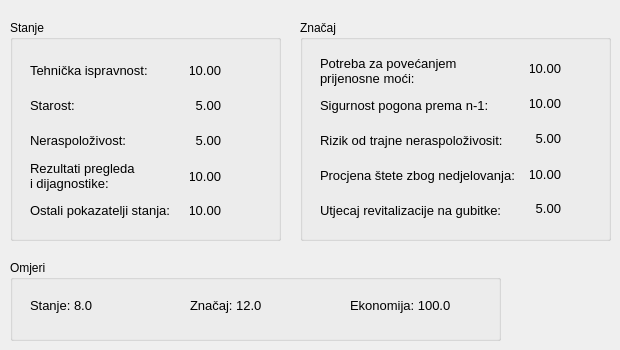
   <widget class="QWidget" name="tabLine">
    <attribute name="title">
     <string>Dalekovodi i kabeli</string>
    </attribute>
    <widget class="QGroupBox" name="gbLineCondition">
     <property name="geometry">
      <rect>
       <x>10</x>
       <y>20</y>
       <width>271</width>
       <height>221</height>
      </rect>
     </property>
     <property name="title">
      <string>Stanje</string>
     </property>
     <widget class="QLabel" name="label">
      <property name="geometry">
       <rect>
        <x>20</x>
        <y>42</y>
        <width>131</width>
        <height>16</height>
       </rect>
      </property>
      <property name="font">
       <font>
        <pointsize>10</pointsize>
       </font>
      </property>
      <property name="text">
       <string>Tehnička ispravnost:</string>
      </property>
     </widget>
     <widget class="QLabel" name="label_2">
      <property name="geometry">
       <rect>
        <x>20</x>
        <y>77</y>
        <width>131</width>
        <height>16</height>
       </rect>
      </property>
      <property name="font">
       <font>
        <pointsize>10</pointsize>
       </font>
      </property>
      <property name="text">
       <string>Starost:</string>
      </property>
     </widget>
     <widget class="QLabel" name="label_3">
      <property name="geometry">
       <rect>
        <x>20</x>
        <y>112</y>
        <width>131</width>
        <height>16</height>
       </rect>
      </property>
      <property name="font">
       <font>
        <pointsize>10</pointsize>
       </font>
      </property>
      <property name="text">
       <string>Neraspoloživost:</string>
      </property>
     </widget>
     <widget class="QLabel" name="label_4">
      <property name="geometry">
       <rect>
        <x>20</x>
        <y>140</y>
        <width>131</width>
        <height>32</height>
       </rect>
      </property>
      <property name="font">
       <font>
        <pointsize>10</pointsize>
       </font>
      </property>
      <property name="text">
       <string>Rezultati pregleda
i dijagnostike:</string>
      </property>
     </widget>
     <widget class="QLabel" name="label_5">
      <property name="geometry">
       <rect>
        <x>20</x>
        <y>182</y>
        <width>151</width>
        <height>16</height>
       </rect>
      </property>
      <property name="font">
       <font>
        <pointsize>10</pointsize>
       </font>
      </property>
      <property name="text">
       <string>Ostali pokazatelji stanja:</string>
      </property>
     </widget>
     <widget class="QLabel" name="lbl3">
      <property name="geometry">
       <rect>
        <x>180</x>
        <y>112</y>
        <width>31</width>
        <height>16</height>
       </rect>
      </property>
      <property name="font">
       <font>
        <pointsize>10</pointsize>
       </font>
      </property>
      <property name="text">
       <string>5.00</string>
      </property>
      <property name="alignment">
       <set>Qt::AlignRight|Qt::AlignTrailing|Qt::AlignVCenter</set>
      </property>
     </widget>
     <widget class="QLabel" name="lbl2">
      <property name="geometry">
       <rect>
        <x>180</x>
        <y>77</y>
        <width>31</width>
        <height>16</height>
       </rect>
      </property>
      <property name="font">
       <font>
        <pointsize>10</pointsize>
       </font>
      </property>
      <property name="text">
       <string>5.00</string>
      </property>
      <property name="alignment">
       <set>Qt::AlignRight|Qt::AlignTrailing|Qt::AlignVCenter</set>
      </property>
     </widget>
     <widget class="QLabel" name="lbl1">
      <property name="geometry">
       <rect>
        <x>180</x>
        <y>42</y>
        <width>31</width>
        <height>16</height>
       </rect>
      </property>
      <property name="font">
       <font>
        <pointsize>10</pointsize>
       </font>
      </property>
      <property name="text">
       <string>10.00</string>
      </property>
      <property name="alignment">
       <set>Qt::AlignRight|Qt::AlignTrailing|Qt::AlignVCenter</set>
      </property>
     </widget>
     <widget class="QLabel" name="lbl5">
      <property name="geometry">
       <rect>
        <x>180</x>
        <y>182</y>
        <width>31</width>
        <height>16</height>
       </rect>
      </property>
      <property name="font">
       <font>
        <pointsize>10</pointsize>
       </font>
      </property>
      <property name="text">
       <string>10.00</string>
      </property>
      <property name="alignment">
       <set>Qt::AlignRight|Qt::AlignTrailing|Qt::AlignVCenter</set>
      </property>
     </widget>
     <widget class="QLabel" name="lbl4">
      <property name="geometry">
       <rect>
        <x>180</x>
        <y>140</y>
        <width>31</width>
        <height>32</height>
       </rect>
      </property>
      <property name="font">
       <font>
        <pointsize>10</pointsize>
       </font>
      </property>
      <property name="text">
       <string>10.00</string>
      </property>
      <property name="alignment">
       <set>Qt::AlignRight|Qt::AlignTrailing|Qt::AlignVCenter</set>
      </property>
     </widget>
    </widget>
    <widget class="QGroupBox" name="gbLineSignificance">
     <property name="geometry">
      <rect>
       <x>300</x>
       <y>20</y>
       <width>311</width>
       <height>221</height>
      </rect>
     </property>
     <property name="title">
      <string>Značaj</string>
     </property>
     <widget class="QLabel" name="label_6">
      <property name="geometry">
       <rect>
        <x>20</x>
        <y>35</y>
        <width>151</width>
        <height>32</height>
       </rect>
      </property>
      <property name="font">
       <font>
        <pointsize>10</pointsize>
       </font>
      </property>
      <property name="text">
       <string>Potreba za povećanjem
prijenosne moći:</string>
      </property>
     </widget>
     <widget class="QLabel" name="label_7">
      <property name="geometry">
       <rect>
        <x>20</x>
        <y>77</y>
        <width>181</width>
        <height>16</height>
       </rect>
      </property>
      <property name="font">
       <font>
        <pointsize>10</pointsize>
       </font>
      </property>
      <property name="text">
       <string>Sigurnost pogona prema n-1:</string>
      </property>
     </widget>
     <widget class="QLabel" name="label_8">
      <property name="geometry">
       <rect>
        <x>20</x>
        <y>112</y>
        <width>191</width>
        <height>16</height>
       </rect>
      </property>
      <property name="font">
       <font>
        <pointsize>10</pointsize>
       </font>
      </property>
      <property name="text">
       <string>Rizik od trajne neraspoloživosit:</string>
      </property>
     </widget>
     <widget class="QLabel" name="label_9">
      <property name="geometry">
       <rect>
        <x>20</x>
        <y>147</y>
        <width>201</width>
        <height>16</height>
       </rect>
      </property>
      <property name="font">
       <font>
        <pointsize>10</pointsize>
       </font>
      </property>
      <property name="text">
       <string>Procjena štete zbog nedjelovanja:</string>
      </property>
     </widget>
     <widget class="QLabel" name="label_10">
      <property name="geometry">
       <rect>
        <x>20</x>
        <y>182</y>
        <width>201</width>
        <height>16</height>
       </rect>
      </property>
      <property name="font">
       <font>
        <pointsize>10</pointsize>
       </font>
      </property>
      <property name="text">
       <string>Utjecaj revitalizacije na gubitke:</string>
      </property>
     </widget>
     <widget class="QLabel" name="lbl10">
      <property name="geometry">
       <rect>
        <x>230</x>
        <y>180</y>
        <width>31</width>
        <height>16</height>
       </rect>
      </property>
      <property name="font">
       <font>
        <pointsize>10</pointsize>
       </font>
      </property>
      <property name="text">
       <string>5.00</string>
      </property>
      <property name="alignment">
       <set>Qt::AlignRight|Qt::AlignTrailing|Qt::AlignVCenter</set>
      </property>
     </widget>
     <widget class="QLabel" name="lbl8">
      <property name="geometry">
       <rect>
        <x>230</x>
        <y>110</y>
        <width>31</width>
        <height>16</height>
       </rect>
      </property>
      <property name="font">
       <font>
        <pointsize>10</pointsize>
       </font>
      </property>
      <property name="text">
       <string>5.00</string>
      </property>
      <property name="alignment">
       <set>Qt::AlignRight|Qt::AlignTrailing|Qt::AlignVCenter</set>
      </property>
     </widget>
     <widget class="QLabel" name="lbl6">
      <property name="geometry">
       <rect>
        <x>230</x>
        <y>40</y>
        <width>31</width>
        <height>16</height>
       </rect>
      </property>
      <property name="font">
       <font>
        <pointsize>10</pointsize>
       </font>
      </property>
      <property name="text">
       <string>10.00</string>
      </property>
      <property name="alignment">
       <set>Qt::AlignRight|Qt::AlignTrailing|Qt::AlignVCenter</set>
      </property>
     </widget>
     <widget class="QLabel" name="lbl7">
      <property name="geometry">
       <rect>
        <x>230</x>
        <y>75</y>
        <width>31</width>
        <height>16</height>
       </rect>
      </property>
      <property name="font">
       <font>
        <pointsize>10</pointsize>
       </font>
      </property>
      <property name="text">
       <string>10.00</string>
      </property>
      <property name="alignment">
       <set>Qt::AlignRight|Qt::AlignTrailing|Qt::AlignVCenter</set>
      </property>
     </widget>
     <widget class="QLabel" name="lbl9">
      <property name="geometry">
       <rect>
        <x>230</x>
        <y>138</y>
        <width>31</width>
        <height>32</height>
       </rect>
      </property>
      <property name="font">
       <font>
        <pointsize>10</pointsize>
       </font>
      </property>
      <property name="text">
       <string>10.00</string>
      </property>
      <property name="alignment">
       <set>Qt::AlignRight|Qt::AlignTrailing|Qt::AlignVCenter</set>
      </property>
     </widget>
    </widget>
    <widget class="QGroupBox" name="gbLineEconomy">
     <property name="geometry">
      <rect>
       <x>10</x>
       <y>260</y>
       <width>491</width>
       <height>81</height>
      </rect>
     </property>
     <property name="title">
      <string>Omjeri</string>
     </property>
     <widget class="QLabel" name="lbl12">
      <property name="geometry">
       <rect>
        <x>180</x>
        <y>37</y>
        <width>81</width>
        <height>16</height>
       </rect>
      </property>
      <property name="font">
       <font>
        <pointsize>10</pointsize>
       </font>
      </property>
      <property name="text">
       <string>Značaj: 12.0</string>
      </property>
     </widget>
     <widget class="QLabel" name="lbl11">
      <property name="geometry">
       <rect>
        <x>20</x>
        <y>37</y>
        <width>71</width>
        <height>16</height>
       </rect>
      </property>
      <property name="font">
       <font>
        <pointsize>10</pointsize>
       </font>
      </property>
      <property name="text">
       <string>Stanje: 8.0</string>
      </property>
     </widget>
     <widget class="QLabel" name="lbl13">
      <property name="geometry">
       <rect>
        <x>340</x>
        <y>37</y>
        <width>111</width>
        <height>16</height>
       </rect>
      </property>
      <property name="font">
       <font>
        <pointsize>10</pointsize>
       </font>
      </property>
      <property name="text">
       <string>Ekonomija: 100.0</string>
      </property>
     </widget>
    </widget>
   </widget>
